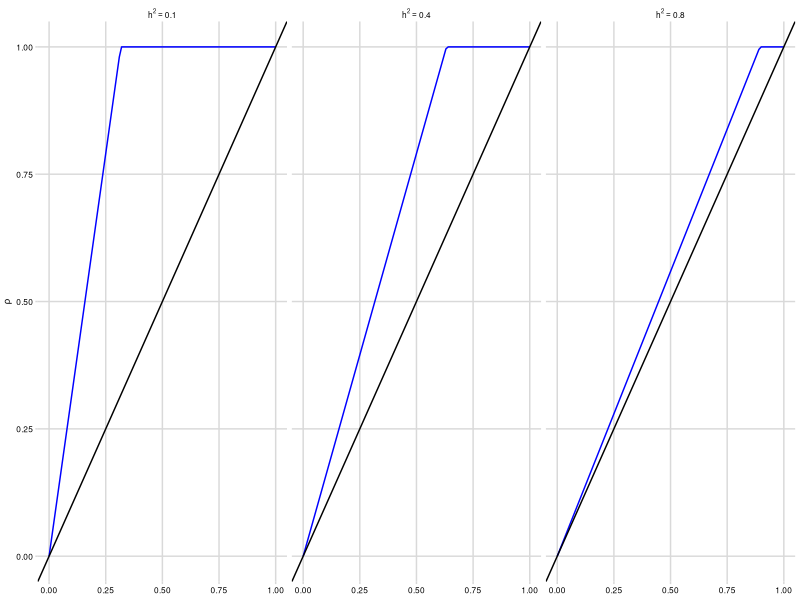
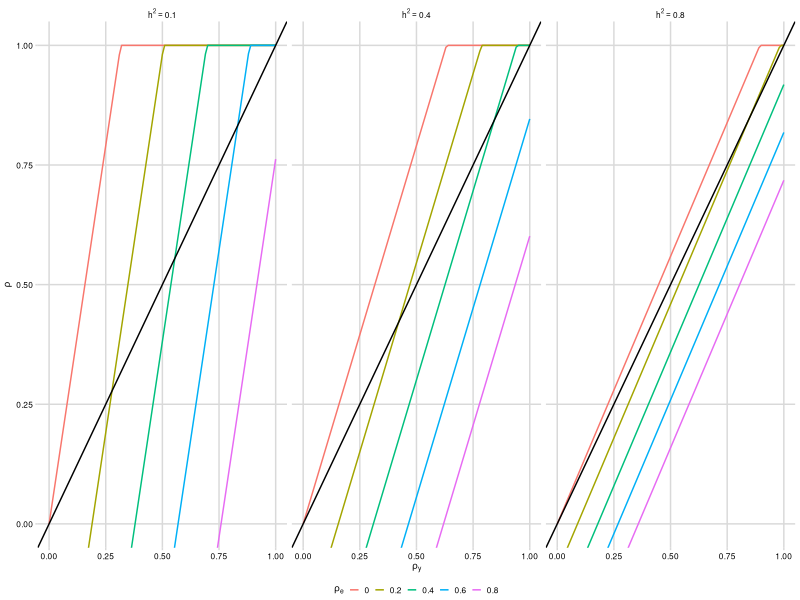

These charts were generated, in order, by the following R code: (Note: this script raises an error after producing the figures.)
setwd("~/breeder_equation_project/")
library(ggplot2)
library(cowplot)
library(foreach)



r_y <- seq(0, 1, 0.01)
h2 <- c(0.1, 0.4, 0.8)
cor_e <- c(0, 0.2, 0.4, 0.6, 0.8)

bias <- data.frame(r_y = rep(r_y, each=15), 
                   h2 = rep(rep(h2, each=5), 101), 
                   cor_e = rep(cor_e, 101*3))

bias$r_g <- bias$r_y / sqrt(bias$h2)
bias$r_p <- (bias$r_y - bias$cor_e*sqrt(1-bias$h2)) / sqrt(bias$h2)

bias$r_g[bias$r_g > 1] <- 1
bias$r_p[bias$r_p > 1] <- 1
bias$r_p[bias$r_p < -1] <- -1

bias$h2 <- paste("h^2 == ", bias$h2, sep="")
bias$cor_e <- factor(bias$cor_e)

p1 <- ggplot(bias, aes(r_y, r_g)) + 
  geom_line(color="blue") + 
  geom_abline(intercept=0, slope=1) + 
  facet_grid(~h2, labeller = label_parsed) + 
  coord_cartesian(ylim = c(0, 1)) + 
  xlab(expression(rho[y])) + 
  ylab(expression(rho)) + 
  # coord_fixed(ratio=1) + 
  theme_minimal_grid(font_size=7) + 
  theme(axis.title.x = element_blank()) 

p2 <- ggplot(bias, aes(r_y, r_p, color=cor_e)) + 
  geom_line() + 
  geom_abline(intercept=0, slope=1) + 
  facet_grid(~h2, labeller = label_parsed) + 
  # ylim(0, 1) + 
  coord_cartesian(ylim = c(0, 1)) +
  # coord_fixed(ratio=1) + 
  xlab(expression(rho[y])) + 
  ylab(expression(rho)) + 
  guides(color=guide_legend(title=expression(rho[e]))) + 
  theme_minimal_grid(font_size=7) + 
  theme(legend.position = "bottom", 
        legend.justification = "center")

legend2 <- get_legend(p2)

save_plot(paste("plot2/","bias.pdf", sep=""), 
          plot_grid(p1, p2 + theme(legend.position = "none"), 
                    legend2,
                    nrow=3, align = "h", axis="tb", labels=c("A", "B"), 
                    rel_heights = c(1, 1, 0.1)), 
          base_width = 5.6)



k = 20

n_gs = 10^seq(log10(100),log10(10000),length=10)
rel_costs = c(1,1/2,1/10,1/100)
res_i = foreach(n_g = n_gs,.combine = rbind) %do% {
  foreach(rel_cost = rel_costs,.combine = rbind) %do% {
    n_p = n_g/rel_cost
    i_p = dnorm(qnorm(1-k/n_p))*n_p/k
    i_g = dnorm(qnorm(1-k/n_g))*n_g/k
    data.frame(n_g=n_g,n_p=n_p,rel_cost=rel_cost,
               i_p=i_p,i_g=i_g,i_ratio = i_p/i_g)
  }
}

p = ggplot(res_i,aes(x=n_g,y=i_ratio)) + theme_minimal() +
  geom_line(aes(group = rel_cost,color=factor(n_p/n_g))) +
  xlab("n in genomic selection") + ylab(expression(i[p]/i[g])) +
  scale_x_log10() + expand_limits(y=.9) + labs(color = expression(k[p]/k[g])) +
  guides(color = guide_legend(nrow=1)) +
  theme_minimal_grid(font_size=7) + 
  theme(legend.position = 'bottom', 
        legend.justification = "center");p
save_plot(p,file = 'plot2/i_ratio.pdf',base_width = 2.8,base_height = 2.8)
